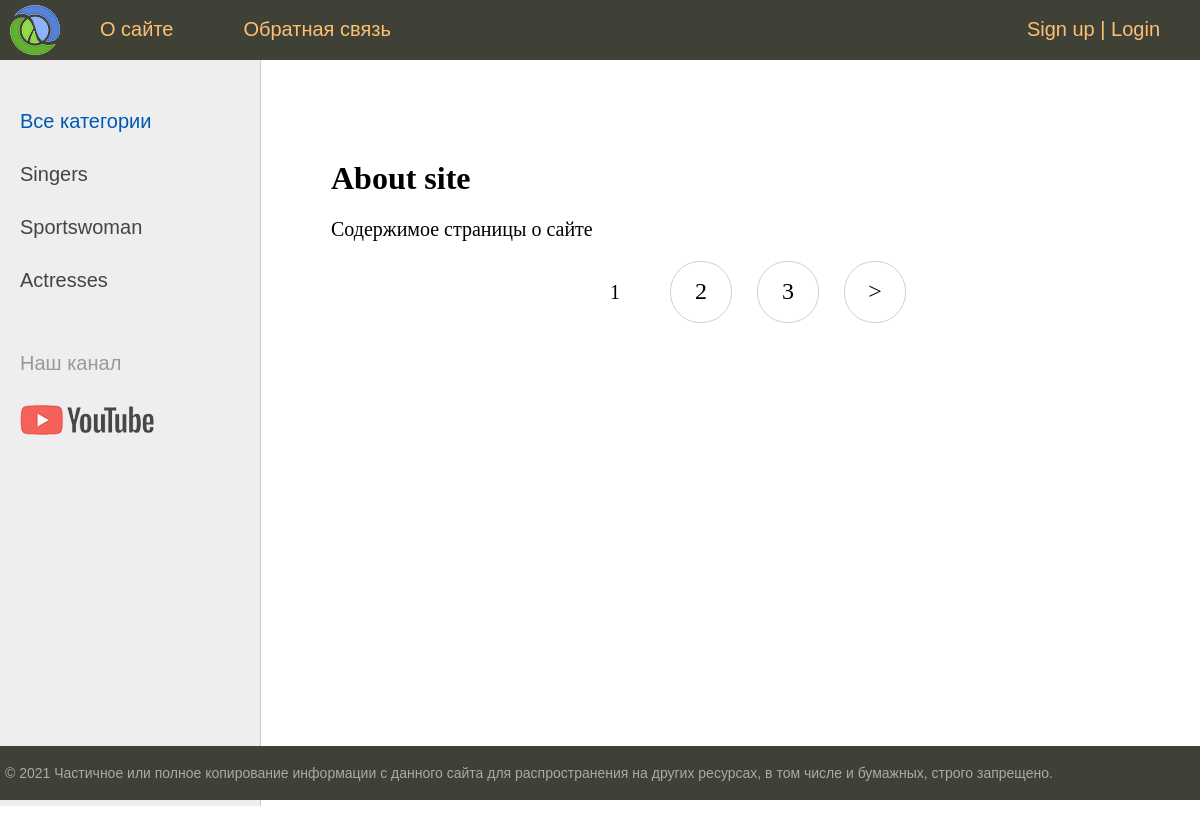
The page /about/ on the database its author committed.
### women/models.py (models this page shows, shortened)
class Category(models.Model):
    name = models.CharField(max_length=100, db_index=True, verbose_name='Категория')
    slug = models.SlugField(max_length=255, unique=True, db_index=True, verbose_name="URL")
    def get_absolute_url(self):
        return reverse('category', kwargs={'cat_slug': self.slug})
    class Meta:
        verbose_name = 'Категорию'
        verbose_name_plural = 'Категории'
        ordering = ['-id']

### women/views.py (the view)
# urls.py: path('about/', AboutPage.as_view(), name='about'),
class AboutPage(DataMixin, ListView):
    model = Women
    template_name = 'women/about.html'
    def get_context_data(self, *, object_list=None, **kwargs):
        context = super().get_context_data(**kwargs)
        c_def = self.get_user_context(title='About site')
        return dict(list(context.items()) + list(c_def.items()))

### women/utils.py (called while the page is built)
    def get_user_context(self, **kwargs):
        context = kwargs
        cats = cache.get('cats')
        if not cats:
            cats = Category.objects.annotate(Count('women'))
            cache.set('cats', cats, 60)
        user_menu = menu.copy()
        if not self.request.user.is_authenticated:
            user_menu.pop(1)
        context['menu'] = user_menu
        context['cats'] = cats
        if 'cat_selected' not in context:
            context['cat_selected'] = 0
        return context

### women/templates/women/about.html
{% extends 'women/base.html' %}
{% block content %}
<h1>{{title}}</h1>
<p>Содержимое страницы о сайте
{% endblock %}

### women/templates/women/base.html (shortened to what this page needs)
{% load static %}
{% load women_tags %}
<!DOCTYPE html>
<html>
<head>
	<link type="text/css" href="{% static 'women/css/styles.css' %}" rel="stylesheet" />
</head>
<body>
<table class="table-page" border=0 cellpadding="0" cellspacing="0">
<tr><td valign=top>
{% block mainmenu %}
		<div class="header">
			<ul id="mainmenu" class="mainmenu">
			<li class="logo"><a href="{% url 'home' %}"><div class="logo"></div></a></li>
{% for m in menu %}
			<li><a href="{% url m.url_name %}">{{m.title}}</a></li>
{% endfor %}
			{% if request.user.is_authenticated %}
			<li class="last">{{ user.username }} | <a href="{% url 'logout' %}">Exit</a></li>
			{% else %}
			<li class="last"><a href="{% url 'register' %}">Sign up</a> | <a href="{% url 'login' %}">Login</a></li>
			{% endif %}
			</ul>
		</div>
{% endblock mainmenu %}
<table class="table-content" border=0 cellpadding="0" cellspacing="0">
<tr>
	<td valign="top" class="left-chapters">
	<ul id="leftchapters">
{% if cat_selected == 0 %}
		<li class="selected">Все категории</li>
{% else %}
		<li><a href="{% url 'home' %}">Все категории</a></li>
{% endif %}
{% for c in cats %}
{% if c.women__count > 0 %}
	{% if c.pk == cat_selected %}
		<li class="selected">{{c.name}}</li>
	{% else %}
		<li><a href="{{ c.get_absolute_url }}">{{c.name}}</a></li>
	{% endif %}
{% endif %}
{% endfor %}
		<li class="share">
		<p>Наш канал</p>
		<a class="share-yt" href="https://www.youtube.com/channel/UClJzWfGWuGJL2t-3dYKcHTA/playlists" target="_blank" rel="nofollow"></a>
		</li>
	</ul>
</td>
<td valign="top" class="content">
	<div class="content-text">
{% block content %}
{% endblock %}
{% if page_obj.has_other_pages %}
<nav class="list-pages">
    <ul>
        {% for p in paginator.page_range %}
		{% if page_obj.number == p %}
		<li class="page-num page-num-selected">{{ p }}</li>
		{% elif  p >= page_obj.number|add:-2 and p <= page_obj.number|add:2 %}
        <li class="page-num">
            <a href="?page={{ p }}">{{ p }}</a>
        </li>
		{% endif %}
        {% endfor %}
{% if page_obj.has_next %}
<li class="page-num">
	<a href="?page={{ page_obj.next_page_number }}">&gt;</a>
</li>
{% endif %}
    </ul>
</nav>
{% endif %}
	</div>
</td></tr></table>
</td></tr>
<tr><td valign=top>
	<div id="footer">
		<p>&copy; 2021 Частичное или полное копирование информации с данного сайта для распространения на других ресурсах, в том числе и бумажных, строго запрещено.</p>
	</div>
</td></tr></table>
</body>
</html>

### women/static/women/css/styles.css (style rules this page uses)
html, body { font-family: 'Arial'; margin: 0; padding: 0; height: 100%; width: 100%; color: #444; }
a { color: #0059b2; text-decoration: none; }
.table-page { width: 100%; height: 100%; vertical-align: top; }
.table-page tr { height: 100%; }
.header { background: #3F4137; height: 60px; }
.logo { background: url('../images/logo.png') no-repeat 10px 5px; width: 70px; height: 60px; }
ul.mainmenu { list-style: none; margin: 0; padding: 0; height: 60px; color: #fdc073; font-size: 20px; overflow: hidden; }
ul.mainmenu li { float: left; margin: 18px 40px 0 30px; }
ul.mainmenu li.logo { margin: 0; }
ul.mainmenu li.last { float: right; }
ul.mainmenu li a { color: #fdc073; text-decoration: none; }
.table-content { width: 100%; min-height: 100%; height: 100%; }
.left-chapters { margin: 0; background: #eee; border-right: 1px solid #ccc; min-height: 100%; }
.left-chapters ul { width: 230px; min-height: 100%; margin: 0; padding: 20px 10px 10px 20px; list-style: none; font-size: 20px; }
.left-chapters ul li { margin: 30px 0 0 0; color: #999; }
.left-chapters ul li.selected { color: #0059b2; }
.left-chapters ul li a { color: #444; text-decoration: none; }
.left-chapters ul li.share { margin: 60px 0 0 0; }
.left-chapters ul li.share p { margin: 30px 0 30px 0; }
.left-chapters ul li.share a { display: inline-block; width: 40px; height: 40px; margin: 0 20px 0 0; }
.left-chapters ul li.share a.share-yt { width: 100%; height: 30px; background: url('../images/share_yt.png') no-repeat 0 0 }
.content { padding: 40px 20px 20px 40px; width: 100%; box-sizing: border-box; }
.content-text { margin: 60px 0 0 30px; color: #000; font-size: 20px; font-family: Yandex Sans Display Light; }
.content-text h1 { font-size: 32px; }
#footer { box-sizing: border-box; background: #3F4137; padding: 5px; color: #aaa; font-size: 14px; font-family: Verdana, Geneva, Arial, Helvetica; text-align: left; overflow: hidden; }
.list-pages { text-align: center; margin: 0 0 20px 0; }
.list-pages ul { margin: 20px 0 0 0; padding: 0; list-style: none; }
.list-pages ul li { display: inline-block; margin: 0 20px 0 0; }
.list-pages a { color: #000; font-size: 24px; text-decoration: none; }
.list-pages .page-num, .page-num-selected { display: inline-block; width: 60px; height: 44px; padding: 16px 0 0 0; border: 1px solid #d0d0d0; border-radius: 30px; }
.list-pages .page-num-selected { border: none; color: #000; font-size: 20px; }

### rows shown on the page
Category: name "Singers"
Category: name "Sportswoman"
Category: name "Аctresses"

### other values the page prints
{{ m.title }} "О сайте" "Обратная связь"
{{ title }} "About site"
{{ p }} "1"
{{ p }} "2" "3"
